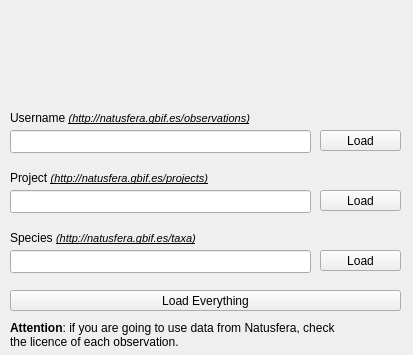
<?xml version="1.0" encoding="UTF-8"?>
<ui version="4.0">
 <class>NatusferaBase</class>
 <widget class="QDialog" name="NatusferaBase">
  <property name="geometry">
   <rect>
    <x>0</x>
    <y>0</y>
    <width>413</width>
    <height>355</height>
   </rect>
  </property>
  <property name="minimumSize">
   <size>
    <width>413</width>
    <height>355</height>
   </size>
  </property>
  <property name="maximumSize">
   <size>
    <width>413</width>
    <height>355</height>
   </size>
  </property>
  <property name="windowTitle">
   <string>NatusferaQGIS</string>
  </property>
  <property name="modal">
   <bool>true</bool>
  </property>
  <widget class="QLineEdit" name="username_line_edit">
   <property name="geometry">
    <rect>
     <x>10</x>
     <y>130</y>
     <width>301</width>
     <height>23</height>
    </rect>
   </property>
  </widget>
  <widget class="QPushButton" name="load_csv_username_button">
   <property name="geometry">
    <rect>
     <x>320</x>
     <y>130</y>
     <width>81</width>
     <height>21</height>
    </rect>
   </property>
   <property name="focusPolicy">
    <enum>Qt::NoFocus</enum>
   </property>
   <property name="text">
    <string>Load</string>
   </property>
  </widget>
  <widget class="QLineEdit" name="project_line_edit">
   <property name="geometry">
    <rect>
     <x>10</x>
     <y>190</y>
     <width>301</width>
     <height>23</height>
    </rect>
   </property>
  </widget>
  <widget class="QPushButton" name="load_csv_project_button">
   <property name="geometry">
    <rect>
     <x>320</x>
     <y>190</y>
     <width>81</width>
     <height>21</height>
    </rect>
   </property>
   <property name="focusPolicy">
    <enum>Qt::NoFocus</enum>
   </property>
   <property name="text">
    <string>Load</string>
   </property>
  </widget>
  <widget class="QLineEdit" name="species_line_edit">
   <property name="geometry">
    <rect>
     <x>10</x>
     <y>250</y>
     <width>301</width>
     <height>23</height>
    </rect>
   </property>
  </widget>
  <widget class="QPushButton" name="load_csv_species_button">
   <property name="geometry">
    <rect>
     <x>320</x>
     <y>250</y>
     <width>81</width>
     <height>21</height>
    </rect>
   </property>
   <property name="focusPolicy">
    <enum>Qt::NoFocus</enum>
   </property>
   <property name="text">
    <string>Load</string>
   </property>
  </widget>
  <widget class="QLabel" name="attention_label">
   <property name="geometry">
    <rect>
     <x>10</x>
     <y>320</y>
     <width>391</width>
     <height>31</height>
    </rect>
   </property>
   <property name="text">
    <string>&lt;b&gt;Attention&lt;/b&gt;: if you are going to use data from Natusfera, check &lt;br&gt;the
licence of each observation.</string>
   </property>
  </widget>
  <widget class="QLabel" name="username_label">
   <property name="geometry">
    <rect>
     <x>10</x>
     <y>110</y>
     <width>391</width>
     <height>16</height>
    </rect>
   </property>
   <property name="text">
    <string>&lt;style type=&quot;text/css&quot;&gt;
    span{
    color: #000000;
    font-size:8pt;
    font-style:italic;
    text-decoration: underline;
    }
&lt;/style&gt;

Username &lt;span&gt;(http://natusfera.gbif.es/observations)&lt;/span&gt;
</string>
   </property>
  </widget>
  <widget class="QLabel" name="project_label">
   <property name="geometry">
    <rect>
     <x>10</x>
     <y>170</y>
     <width>391</width>
     <height>16</height>
    </rect>
   </property>
   <property name="text">
    <string>&lt;style type=&quot;text/css&quot;&gt;
    span{
    color: #000000;
    font-size:8pt;
    font-style:italic;
    text-decoration: underline;
    }
&lt;/style&gt;

Project &lt;span&gt;(http://natusfera.gbif.es/projects)&lt;/span&gt;</string>
   </property>
  </widget>
  <widget class="QLabel" name="species_label">
   <property name="geometry">
    <rect>
     <x>10</x>
     <y>230</y>
     <width>391</width>
     <height>16</height>
    </rect>
   </property>
   <property name="text">
    <string>&lt;style type=&quot;text/css&quot;&gt;
    span{
    color: #000000;
    font-size:8pt;
    font-style:italic;
    text-decoration: underline;
    }
&lt;/style&gt;

Species &lt;span&gt;(http://natusfera.gbif.es/taxa)&lt;/span&gt;</string>
   </property>
  </widget>
  <widget class="QLabel" name="image_label">
   <property name="geometry">
    <rect>
     <x>10</x>
     <y>10</y>
     <width>391</width>
     <height>81</height>
    </rect>
   </property>
   <property name="text">
    <string>&lt;html&gt;&lt;head/&gt;&lt;body&gt;&lt;p align=&quot;center&quot;&gt;&lt;img src=&quot;:/plugins/NatusferaQGIS/logo.png&quot;/&gt;&lt;/p&gt;&lt;/body&gt;&lt;/html&gt;</string>
   </property>
  </widget>
  <widget class="QPushButton" name="load_csv_everything_button">
   <property name="geometry">
    <rect>
     <x>10</x>
     <y>290</y>
     <width>391</width>
     <height>21</height>
    </rect>
   </property>
   <property name="focusPolicy">
    <enum>Qt::NoFocus</enum>
   </property>
   <property name="text">
    <string>Load Everything</string>
   </property>
  </widget>
 </widget>
 <resources/>
 <connections/>
</ui>
